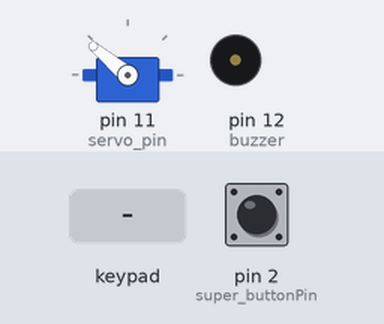
The sketch below on a simulated Arduino Uno, built with avr-gcc and run on an emulated ATmega328P. On the bench: servo, buzzer (waves = sounding). The test bench sets the inputs (shaded band); at power-on: pin 2 (super_buttonPin) HIGH. What the sketch prints to the serial monitor is not drawn.

Above: at 1.7 s.
1.8 s: pin 2 (super_buttonPin) pulled LOW for 0.15 s
At 2.7 s:
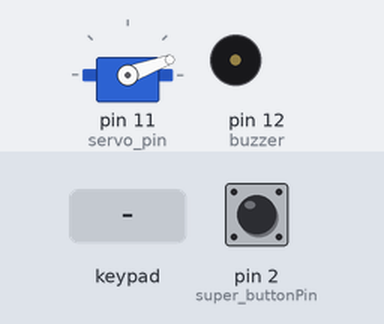
3.4 s: key 'G' pressed
At 3.5 s:
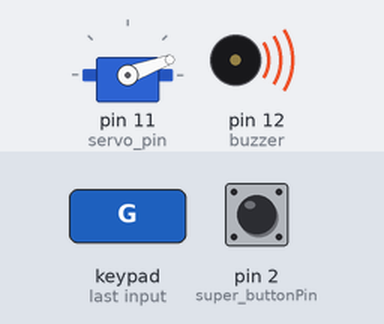
5.1 s: keypad keys 1 2 3 4 pressed 0.4 s apart
At 5.36 s:
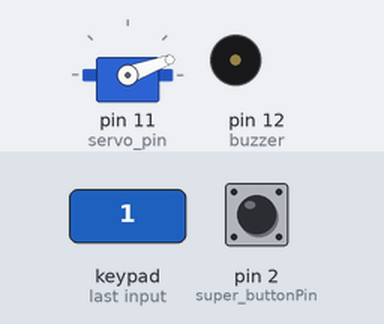
8.2 s: pin 2 (super_buttonPin) pulled LOW for 1 s
At 8.8 s:
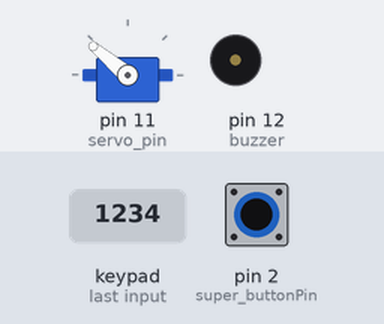
10.7 s: key 'R' pressed
At 10.88 s:
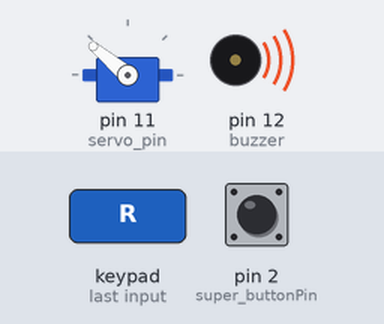
12.5 s: keypad keys 1 2 3 4 D pressed 0.4 s apart
At 15.0 s:
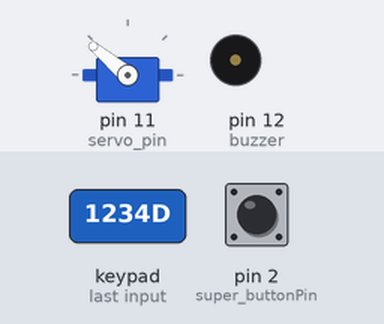
Timing chart, 0 to 16.5 s (numbered marks = the images above; inputs shaded):
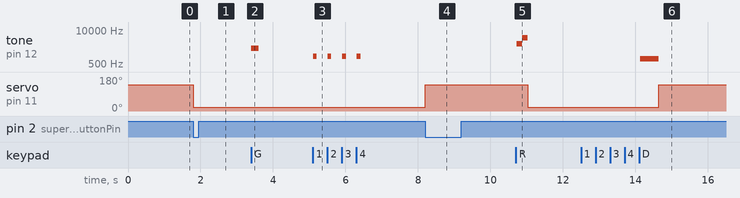

The sketch:

WorkshopDoor.ino
```cpp
/*--- İ. Melih Canbolat ---*/
/*
 * Controls the servo motor that locks/unlocks the workshop door.
 *
 * - A keypad is used to enter the password.
 * - "Press 4,1 -> enter the password -> press 4,3" to open the lock.
 * - Locks the system after a certain number of failed attempts.
 * - Does not respond to the keypad unless 4,1 is pressed first (or 4,4)
 * - Press 4,4 to lock immediately.
 * - The buzzer gives feedback according to the action taken.
 * - A button overrides password protection and locks/unlocks w/out password.
 *
 */


#include <Keypad.h>
#include <Servo.h>

const String password = "1234";     // Password
const int max_attempt = 3;          // Maximum number of attempts to get the password right
const int t_lock = 6;               // Duration of lock for system if max_attempt is exceeded (seconds)
const int open_lock_angle = 20;     // Servo angle for unlocking
const int closed_lock_angle = 140;  // Servo angle for locking

String input;                   // Variable to store user input
int failed_attempt = 0;         // Count of failed attempts
const int servoDelay = 500;     // Time delay after which the servo will be detached
const int buzzer = 12;          // Buzzer pin
const int super_buttonPin = 2;  // Button that opens/closes the door w/out password (interrupt)
const int servo_pin = 11;       // Servo motor signal pin
const byte ROWS = 4;            // Number of rows
const byte COLS = 4;            // Number of columns
volatile bool lock_state ;      // Lock state; True if locked
volatile unsigned long last_millis;        // Variable to store time for debouncing
const unsigned long debounce_time = 1000;  // Debouncing time in milliseconds

char keys[ROWS][COLS] =
{
  {'1','2','3','A'},
  {'4','5','6','B'},
  {'7','8','9','C'},
  {'G','0','R','D'}
};

byte row_Pins[ROWS] = {10, 9, 8, 7};  // Row pins of the keypad
byte col_Pins[COLS] = {6, 5, 4, 3};  // Column pins of the keypad

Keypad keypad = Keypad(makeKeymap(keys), row_Pins, col_Pins, ROWS, COLS);
Servo servo;

void setup()
{
  Serial.begin(115200);
  Serial.println("The system started - door is locked");

  servo.attach(servo_pin);
  servo.write(closed_lock_angle);  // Lock the door initially
  lock_state = true;
  delay(servoDelay);
  servo.detach();  // Detach the servo to save power

  pinMode(buzzer, OUTPUT);
  pinMode(super_buttonPin, INPUT_PULLUP);
  attachInterrupt(digitalPinToInterrupt(super_buttonPin), isr, FALLING);
//  input.reserve(16);  // Allocate a buffer in memory for manipulation of the string
  keypad.setDebounceTime(50);
}

void loop()
{
//  char key = keypad.getKey();
  char key = keypad.waitForKey();  // Wait until a key is pressed

  if (key == 'G')
  {
    input = "";  // Clear stored input
    beep(2000,200);
    Serial.print("Enter password: ");
    while (true)
    {
      char key = keypad.getKey();
      if (key != 'R' && key !='G' && key)  // If a key is pressed other than 'R' and 'G'
      {
          beep(1000,100);
          Serial.print("*");
          input += key;  // Append new character to input string
      }
      else if (key == 'R')
      {
        if (input == password)
        {
          Serial.println("  Correct Password. The door is opened");
          failed_attempt = 0;
          beep(3000,150);
          beep(5000,150);
          servo.attach(servo_pin);
          servo.write(open_lock_angle);  // Open the door
          lock_state = false;
          delay(servoDelay);
          servo.detach();  // Detach the servo to save power
        }
        else
        {
          Serial.println("  Wrong Password");
          beep(200,500);
          failed_attempt +=1;
          if (failed_attempt >= max_attempt)
          {
            Serial.print("Max allowable attempts exceeded. The system is locked for ");
            Serial.print(t_lock);
            Serial.println(" seconds");
            beep(4000,3000);
            delay(t_lock*1000);  // Lock the system for "t_lock" seconds
            failed_attempt = 0;  // Reset failed attempt count
          }
        }
        break;
      }
    }
  }
  else if (key == 'D')
  {
    Serial.println("The door is locked");
    beep(800,500);
    servo.attach(servo_pin);
    servo.write(closed_lock_angle);  // Lock the door
    lock_state = true;
    delay(servoDelay);
    servo.detach();  // Detach the servo to save power
  }
}

void beep(int freq, int duration)  // Controls the buzzer
{
  tone(buzzer, freq);
  delay(duration);
  noTone(buzzer);
}

void isr() // Interrupt service routine
{
  if (millis() > (last_millis + debounce_time))  // Debouncing
  {
    last_millis = millis();
    Serial.print("Button is pressed - ");
    lock_state = !lock_state;
    switch (lock_state)
    {
      case 0:
        Serial.println("The door is opened");
        servo.attach(servo_pin);
        servo.write(open_lock_angle);  // Open the door
        break;

      case 1:
        Serial.println("The door is locked");
        servo.attach(servo_pin);
        servo.write(closed_lock_angle);  // Lock the door
        break;
    }
  }
}
```

Measured:
- after the input at 1.8 s, servo on pin 11 (servo_pin): 140° → 20° at once
- after the input at 3.4 s, tone on pin 12 (buzzer): silent → 2000 Hz at once, → silent 0.20 s later
- after the input at 5.1 s, tone on pin 12 (buzzer): alternates 1000 Hz for 0.10 s and silent for 0.30 s, 8 changes in all, then stays silent, starting at once
- after the input at 8.2 s, servo on pin 11 (servo_pin): 20° → 140° at once
- after the input at 10.7 s, tone on pin 12 (buzzer): silent → 3000 Hz at once, → 5000 Hz 0.15 s later, → silent 0.15 s later; servo on pin 11 (servo_pin): 140° → 20° after 0.33 s
- after the input at 12.5 s, tone on pin 12 (buzzer): silent → 800 Hz after 1.6 s, → silent 0.50 s later; servo on pin 11 (servo_pin): 20° → 140° after 2.1 s
